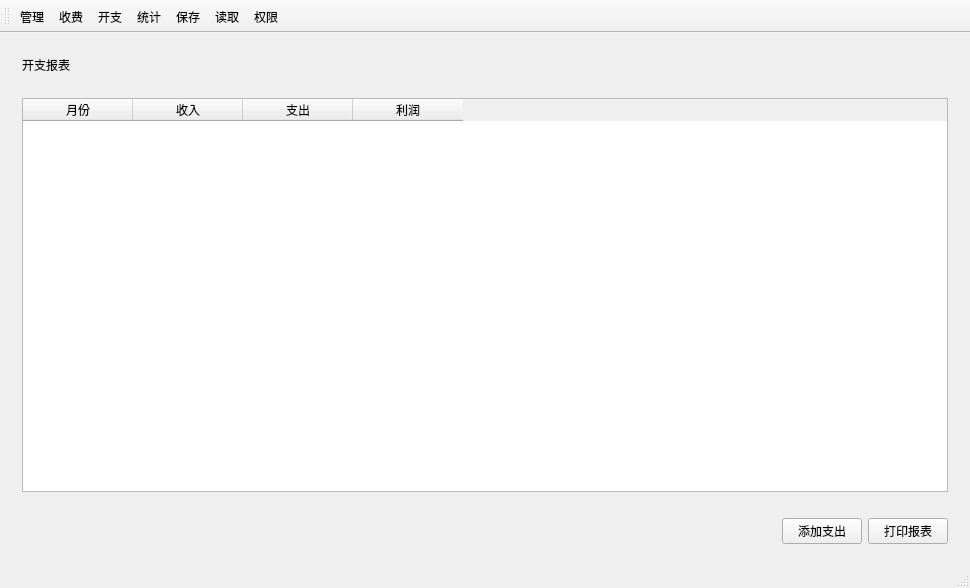
<?xml version="1.0" encoding="UTF-8"?>
<ui version="4.0">
 <class>MainWindow</class>
 <widget class="QMainWindow" name="MainWindow">
  <property name="geometry">
   <rect>
    <x>0</x>
    <y>0</y>
    <width>970</width>
    <height>588</height>
   </rect>
  </property>
  <property name="windowTitle">
   <string>美发店管理系统</string>
  </property>
  <widget class="QWidget" name="centralWidget">
   <property name="maximumSize">
    <size>
     <width>16777215</width>
     <height>16777215</height>
    </size>
   </property>
   <property name="autoFillBackground">
    <bool>false</bool>
   </property>
   <layout class="QVBoxLayout" name="verticalLayout_13">
    <item>
     <widget class="QStackedWidget" name="stackedWidget">
      <property name="currentIndex">
       <number>2</number>
      </property>
      <widget class="QWidget" name="page_0">
       <layout class="QHBoxLayout" name="horizontalLayout_13">
        <item>
         <widget class="QTabWidget" name="tabWidget">
          <property name="currentIndex">
           <number>0</number>
          </property>
          <widget class="QWidget" name="tab">
           <attribute name="title">
            <string>员工</string>
           </attribute>
           <layout class="QHBoxLayout" name="horizontalLayout_16">
            <item>
             <layout class="QHBoxLayout" name="horizontalLayout_5">
              <item>
               <layout class="QVBoxLayout" name="verticalLayout">
                <item>
                 <widget class="QTableView" name="tableView_mStaff">
                  <attribute name="horizontalHeaderMinimumSectionSize">
                   <number>70</number>
                  </attribute>
                 </widget>
                </item>
                <item>
                 <layout class="QHBoxLayout" name="horizontalLayout">
                  <item>
                   <widget class="QPushButton" name="btn_searchStaff">
                    <property name="text">
                     <string>查询</string>
                    </property>
                   </widget>
                  </item>
                  <item>
                   <widget class="QPushButton" name="btn_addStaff">
                    <property name="text">
                     <string>添加</string>
                    </property>
                   </widget>
                  </item>
                  <item>
                   <widget class="QPushButton" name="btn_deleteStaff">
                    <property name="text">
                     <string>删除</string>
                    </property>
                   </widget>
                  </item>
                 </layout>
                </item>
               </layout>
              </item>
              <item>
               <spacer name="verticalSpacer">
                <property name="orientation">
                 <enum>Qt::Vertical</enum>
                </property>
                <property name="sizeHint" stdset="0">
                 <size>
                  <width>13</width>
                  <height>432</height>
                 </size>
                </property>
               </spacer>
              </item>
              <item>
               <widget class="QTableView" name="tableView_mStaffHistory">
                <attribute name="horizontalHeaderMinimumSectionSize">
                 <number>70</number>
                </attribute>
               </widget>
              </item>
              <item>
               <layout class="QVBoxLayout" name="verticalLayout_2">
                <item>
                 <widget class="QLabel" name="label_5">
                  <property name="text">
                   <string>照片</string>
                  </property>
                 </widget>
                </item>
                <item>
                 <spacer name="verticalSpacer_2">
                  <property name="orientation">
                   <enum>Qt::Vertical</enum>
                  </property>
                  <property name="sizeHint" stdset="0">
                   <size>
                    <width>188</width>
                    <height>128</height>
                   </size>
                  </property>
                 </spacer>
                </item>
                <item>
                 <layout class="QGridLayout" name="gridLayout">
                  <item row="0" column="0">
                   <widget class="QLabel" name="label">
                    <property name="text">
                     <string>姓名</string>
                    </property>
                   </widget>
                  </item>
                  <item row="0" column="1" colspan="2">
                   <widget class="QLineEdit" name="lineEdit_mStaffName"/>
                  </item>
                  <item row="1" column="0">
                   <widget class="QLabel" name="label_2">
                    <property name="text">
                     <string>性别</string>
                    </property>
                   </widget>
                  </item>
                  <item row="1" column="1" colspan="2">
                   <widget class="QComboBox" name="comboBox_mStaffSex">
                    <item>
                     <property name="text">
                      <string>男</string>
                     </property>
                    </item>
                    <item>
                     <property name="text">
                      <string>女</string>
                     </property>
                    </item>
                   </widget>
                  </item>
                  <item row="2" column="0">
                   <widget class="QLabel" name="label_3">
                    <property name="text">
                     <string>工号</string>
                    </property>
                   </widget>
                  </item>
                  <item row="2" column="1" colspan="2">
                   <widget class="QLineEdit" name="lineEdit_mStaffNo"/>
                  </item>
                  <item row="3" column="0">
                   <widget class="QLabel" name="label_4">
                    <property name="text">
                     <string>电话</string>
                    </property>
                   </widget>
                  </item>
                  <item row="3" column="1" colspan="2">
                   <widget class="QLineEdit" name="lineEdit_mStaffPhone"/>
                  </item>
                  <item row="4" column="0">
                   <widget class="QLabel" name="label_27">
                    <property name="text">
                     <string>工资</string>
                    </property>
                   </widget>
                  </item>
                  <item row="4" column="1" colspan="2">
                   <widget class="QLineEdit" name="lineEdit_mStaffSalary"/>
                  </item>
                  <item row="5" column="0">
                   <widget class="QLabel" name="label_26">
                    <property name="text">
                     <string>工种</string>
                    </property>
                   </widget>
                  </item>
                  <item row="5" column="1" colspan="2">
                   <widget class="QComboBox" name="comboBox_mStaffProject">
                    <property name="editable">
                     <bool>true</bool>
                    </property>
                   </widget>
                  </item>
                  <item row="6" column="0" colspan="3">
                   <widget class="QPushButton" name="btn_editStaffInfo">
                    <property name="text">
                     <string>修改</string>
                    </property>
                   </widget>
                  </item>
                 </layout>
                </item>
               </layout>
              </item>
             </layout>
            </item>
           </layout>
          </widget>
          <widget class="QWidget" name="tab2">
           <attribute name="title">
            <string>顾客</string>
           </attribute>
           <layout class="QVBoxLayout" name="verticalLayout_15">
            <item>
             <layout class="QHBoxLayout" name="horizontalLayout_3">
              <item>
               <layout class="QVBoxLayout" name="verticalLayout_3">
                <item>
                 <widget class="QTableView" name="tableView_mVip">
                  <attribute name="horizontalHeaderMinimumSectionSize">
                   <number>70</number>
                  </attribute>
                 </widget>
                </item>
                <item>
                 <layout class="QHBoxLayout" name="horizontalLayout_4">
                  <item>
                   <widget class="QPushButton" name="btn_searchVip">
                    <property name="text">
                     <string>查询</string>
                    </property>
                   </widget>
                  </item>
                  <item>
                   <widget class="QPushButton" name="btn_addVip">
                    <property name="text">
                     <string>添加</string>
                    </property>
                   </widget>
                  </item>
                  <item>
                   <widget class="QPushButton" name="btn_deleteVip">
                    <property name="text">
                     <string>删除</string>
                    </property>
                   </widget>
                  </item>
                 </layout>
                </item>
               </layout>
              </item>
              <item>
               <spacer name="verticalSpacer_3">
                <property name="orientation">
                 <enum>Qt::Vertical</enum>
                </property>
                <property name="sizeHint" stdset="0">
                 <size>
                  <width>13</width>
                  <height>432</height>
                 </size>
                </property>
               </spacer>
              </item>
              <item>
               <widget class="QTableView" name="tableView_mVipHistory">
                <attribute name="horizontalHeaderMinimumSectionSize">
                 <number>70</number>
                </attribute>
               </widget>
              </item>
              <item>
               <layout class="QVBoxLayout" name="verticalLayout_4">
                <item>
                 <widget class="QLabel" name="label_6">
                  <property name="text">
                   <string>照片</string>
                  </property>
                 </widget>
                </item>
                <item>
                 <spacer name="verticalSpacer_4">
                  <property name="orientation">
                   <enum>Qt::Vertical</enum>
                  </property>
                  <property name="sizeHint" stdset="0">
                   <size>
                    <width>188</width>
                    <height>128</height>
                   </size>
                  </property>
                 </spacer>
                </item>
                <item>
                 <layout class="QGridLayout" name="gridLayout_2">
                  <item row="0" column="0">
                   <widget class="QLabel" name="label_10">
                    <property name="text">
                     <string>姓名</string>
                    </property>
                   </widget>
                  </item>
                  <item row="0" column="1" colspan="2">
                   <widget class="QLineEdit" name="lineEdit_mVipName"/>
                  </item>
                  <item row="1" column="0">
                   <widget class="QLabel" name="label_7">
                    <property name="text">
                     <string>性别</string>
                    </property>
                   </widget>
                  </item>
                  <item row="1" column="1" colspan="2">
                   <widget class="QComboBox" name="comboBox_mVipSex">
                    <item>
                     <property name="text">
                      <string>男</string>
                     </property>
                    </item>
                    <item>
                     <property name="text">
                      <string>女</string>
                     </property>
                    </item>
                   </widget>
                  </item>
                  <item row="2" column="0">
                   <widget class="QLabel" name="label_9">
                    <property name="text">
                     <string>卡号</string>
                    </property>
                   </widget>
                  </item>
                  <item row="2" column="1" colspan="2">
                   <widget class="QLineEdit" name="lineEdit_mVipNo"/>
                  </item>
                  <item row="3" column="0">
                   <widget class="QLabel" name="label_8">
                    <property name="text">
                     <string>电话</string>
                    </property>
                   </widget>
                  </item>
                  <item row="3" column="1" colspan="2">
                   <widget class="QLineEdit" name="lineEdit_mVipPhone"/>
                  </item>
                  <item row="4" column="0">
                   <widget class="QLabel" name="label_28">
                    <property name="text">
                     <string>消费</string>
                    </property>
                   </widget>
                  </item>
                  <item row="4" column="1" colspan="2">
                   <widget class="QLineEdit" name="lineEdit_mVipConsumption"/>
                  </item>
                  <item row="5" column="0" colspan="3">
                   <widget class="QPushButton" name="btn_editVipInfo">
                    <property name="text">
                     <string>修改</string>
                    </property>
                   </widget>
                  </item>
                 </layout>
                </item>
               </layout>
              </item>
             </layout>
            </item>
           </layout>
          </widget>
         </widget>
        </item>
       </layout>
      </widget>
      <widget class="QWidget" name="page_1">
       <layout class="QVBoxLayout" name="verticalLayout_5">
        <item>
         <layout class="QVBoxLayout" name="verticalLayout_8">
          <item>
           <layout class="QHBoxLayout" name="horizontalLayout_2">
            <item>
             <widget class="QLabel" name="label_11">
              <property name="text">
               <string>理发项目</string>
              </property>
             </widget>
            </item>
            <item>
             <widget class="QComboBox" name="cb_payPro">
              <property name="minimumSize">
               <size>
                <width>150</width>
                <height>0</height>
               </size>
              </property>
              <property name="currentText">
               <string/>
              </property>
              <property name="currentIndex">
               <number>-1</number>
              </property>
              <property name="maxVisibleItems">
               <number>10</number>
              </property>
             </widget>
            </item>
            <item>
             <widget class="QLabel" name="label_12">
              <property name="text">
               <string>会员卡号</string>
              </property>
             </widget>
            </item>
            <item>
             <widget class="QLineEdit" name="le_payCardNo">
              <property name="minimumSize">
               <size>
                <width>250</width>
                <height>0</height>
               </size>
              </property>
             </widget>
            </item>
            <item>
             <widget class="QPushButton" name="btn_addVip2">
              <property name="text">
               <string>注册会员</string>
              </property>
             </widget>
            </item>
           </layout>
          </item>
          <item>
           <spacer name="horizontalSpacer">
            <property name="orientation">
             <enum>Qt::Horizontal</enum>
            </property>
            <property name="sizeHint" stdset="0">
             <size>
              <width>758</width>
              <height>20</height>
             </size>
            </property>
           </spacer>
          </item>
          <item>
           <widget class="QTableWidget" name="tw_pay">
            <attribute name="horizontalHeaderDefaultSectionSize">
             <number>125</number>
            </attribute>
            <column>
             <property name="text">
              <string>项目名称</string>
             </property>
            </column>
            <column>
             <property name="text">
              <string>原价</string>
             </property>
            </column>
            <column>
             <property name="text">
              <string>折扣</string>
             </property>
            </column>
            <column>
             <property name="text">
              <string>理发师名</string>
             </property>
            </column>
            <column>
             <property name="text">
              <string>实价</string>
             </property>
            </column>
            <column>
             <property name="text">
              <string>删除</string>
             </property>
            </column>
           </widget>
          </item>
          <item>
           <spacer name="horizontalSpacer_3">
            <property name="orientation">
             <enum>Qt::Horizontal</enum>
            </property>
            <property name="sizeHint" stdset="0">
             <size>
              <width>758</width>
              <height>20</height>
             </size>
            </property>
           </spacer>
          </item>
          <item>
           <layout class="QHBoxLayout" name="horizontalLayout_7">
            <item>
             <spacer name="horizontalSpacer_2">
              <property name="orientation">
               <enum>Qt::Horizontal</enum>
              </property>
              <property name="sizeHint" stdset="0">
               <size>
                <width>578</width>
                <height>20</height>
               </size>
              </property>
             </spacer>
            </item>
            <item>
             <widget class="QLabel" name="label_13">
              <property name="text">
               <string>总价</string>
              </property>
             </widget>
            </item>
            <item>
             <widget class="QLineEdit" name="le_payAllCost"/>
            </item>
           </layout>
          </item>
          <item>
           <spacer name="horizontalSpacer_4">
            <property name="orientation">
             <enum>Qt::Horizontal</enum>
            </property>
            <property name="sizeHint" stdset="0">
             <size>
              <width>768</width>
              <height>18</height>
             </size>
            </property>
           </spacer>
          </item>
          <item>
           <layout class="QHBoxLayout" name="horizontalLayout_8">
            <item>
             <spacer name="horizontalSpacer_5">
              <property name="orientation">
               <enum>Qt::Horizontal</enum>
              </property>
              <property name="sizeHint" stdset="0">
               <size>
                <width>458</width>
                <height>20</height>
               </size>
              </property>
             </spacer>
            </item>
            <item>
             <widget class="QPushButton" name="btn_changeFare">
              <property name="text">
               <string>修改收费标准</string>
              </property>
             </widget>
            </item>
            <item>
             <widget class="QPushButton" name="btn_payPay">
              <property name="text">
               <string>付款</string>
              </property>
             </widget>
            </item>
           </layout>
          </item>
         </layout>
        </item>
       </layout>
      </widget>
      <widget class="QWidget" name="page_2">
       <layout class="QVBoxLayout" name="verticalLayout_10">
        <item>
         <layout class="QVBoxLayout" name="verticalLayout_9">
          <item>
           <layout class="QHBoxLayout" name="horizontalLayout_10">
            <item>
             <widget class="QLabel" name="label_14">
              <property name="text">
               <string>开支报表</string>
              </property>
             </widget>
            </item>
            <item>
             <spacer name="horizontalSpacer_6">
              <property name="orientation">
               <enum>Qt::Horizontal</enum>
              </property>
              <property name="sizeHint" stdset="0">
               <size>
                <width>658</width>
                <height>20</height>
               </size>
              </property>
             </spacer>
            </item>
           </layout>
          </item>
          <item>
           <spacer name="horizontalSpacer_7">
            <property name="orientation">
             <enum>Qt::Horizontal</enum>
            </property>
            <property name="sizeHint" stdset="0">
             <size>
              <width>748</width>
              <height>17</height>
             </size>
            </property>
           </spacer>
          </item>
          <item>
           <widget class="QTableWidget" name="tw_spendTable">
            <attribute name="horizontalHeaderDefaultSectionSize">
             <number>110</number>
            </attribute>
            <column>
             <property name="text">
              <string>月份</string>
             </property>
            </column>
            <column>
             <property name="text">
              <string>收入</string>
             </property>
            </column>
            <column>
             <property name="text">
              <string>支出</string>
             </property>
            </column>
            <column>
             <property name="text">
              <string>利润</string>
             </property>
            </column>
           </widget>
          </item>
          <item>
           <spacer name="horizontalSpacer_9">
            <property name="orientation">
             <enum>Qt::Horizontal</enum>
            </property>
            <property name="sizeHint" stdset="0">
             <size>
              <width>768</width>
              <height>20</height>
             </size>
            </property>
           </spacer>
          </item>
          <item>
           <layout class="QHBoxLayout" name="horizontalLayout_11">
            <item>
             <spacer name="horizontalSpacer_8">
              <property name="orientation">
               <enum>Qt::Horizontal</enum>
              </property>
              <property name="sizeHint" stdset="0">
               <size>
                <width>458</width>
                <height>20</height>
               </size>
              </property>
             </spacer>
            </item>
            <item>
             <widget class="QPushButton" name="btn_addSpend">
              <property name="text">
               <string>添加支出</string>
              </property>
             </widget>
            </item>
            <item>
             <widget class="QPushButton" name="btn_printForm">
              <property name="text">
               <string>打印报表</string>
              </property>
             </widget>
            </item>
           </layout>
          </item>
         </layout>
        </item>
       </layout>
      </widget>
      <widget class="QWidget" name="page_3">
       <layout class="QVBoxLayout" name="verticalLayout_6">
        <item>
         <widget class="QTabWidget" name="tabWidget_2">
          <property name="currentIndex">
           <number>1</number>
          </property>
          <widget class="QWidget" name="tab_2">
           <attribute name="title">
            <string>员工</string>
           </attribute>
           <layout class="QHBoxLayout" name="horizontalLayout_17">
            <item>
             <layout class="QHBoxLayout" name="horizontalLayout_6">
              <item>
               <layout class="QVBoxLayout" name="verticalLayout_12">
                <item>
                 <widget class="QTableView" name="tableView_sStaff">
                  <attribute name="horizontalHeaderMinimumSectionSize">
                   <number>65</number>
                  </attribute>
                 </widget>
                </item>
               </layout>
              </item>
              <item>
               <spacer name="verticalSpacer_5">
                <property name="orientation">
                 <enum>Qt::Vertical</enum>
                </property>
                <property name="sizeHint" stdset="0">
                 <size>
                  <width>13</width>
                  <height>432</height>
                 </size>
                </property>
               </spacer>
              </item>
              <item>
               <widget class="QTableView" name="tableView_sStaffHistory">
                <attribute name="horizontalHeaderMinimumSectionSize">
                 <number>70</number>
                </attribute>
               </widget>
              </item>
              <item>
               <layout class="QVBoxLayout" name="verticalLayout_7">
                <item>
                 <widget class="QLabel" name="label_15">
                  <property name="text">
                   <string>照片</string>
                  </property>
                 </widget>
                </item>
                <item>
                 <spacer name="verticalSpacer_6">
                  <property name="orientation">
                   <enum>Qt::Vertical</enum>
                  </property>
                  <property name="sizeHint" stdset="0">
                   <size>
                    <width>188</width>
                    <height>128</height>
                   </size>
                  </property>
                 </spacer>
                </item>
                <item>
                 <layout class="QGridLayout" name="gridLayout_3">
                  <item row="0" column="0">
                   <widget class="QLabel" name="label_19">
                    <property name="text">
                     <string>姓名</string>
                    </property>
                   </widget>
                  </item>
                  <item row="0" column="1">
                   <widget class="QLineEdit" name="lineEdit_sStaffName">
                    <property name="readOnly">
                     <bool>true</bool>
                    </property>
                   </widget>
                  </item>
                  <item row="3" column="0">
                   <widget class="QLabel" name="label_18">
                    <property name="text">
                     <string>工号</string>
                    </property>
                   </widget>
                  </item>
                  <item row="3" column="1">
                   <widget class="QLineEdit" name="lineEdit_sStaffNo">
                    <property name="enabled">
                     <bool>true</bool>
                    </property>
                    <property name="readOnly">
                     <bool>true</bool>
                    </property>
                   </widget>
                  </item>
                  <item row="4" column="0">
                   <widget class="QLabel" name="label_17">
                    <property name="text">
                     <string>电话</string>
                    </property>
                   </widget>
                  </item>
                  <item row="4" column="1">
                   <widget class="QLineEdit" name="lineEdit_sStaffPhone">
                    <property name="readOnly">
                     <bool>true</bool>
                    </property>
                   </widget>
                  </item>
                  <item row="5" column="0">
                   <widget class="QLabel" name="label_29">
                    <property name="text">
                     <string>工种</string>
                    </property>
                   </widget>
                  </item>
                  <item row="5" column="1">
                   <widget class="QComboBox" name="comboBox_sStaffProject">
                    <property name="enabled">
                     <bool>false</bool>
                    </property>
                    <item>
                     <property name="text">
                      <string>洗发</string>
                     </property>
                    </item>
                    <item>
                     <property name="text">
                      <string>理发</string>
                     </property>
                    </item>
                    <item>
                     <property name="text">
                      <string>烫发</string>
                     </property>
                    </item>
                   </widget>
                  </item>
                  <item row="6" column="0">
                   <widget class="QLabel" name="label_30">
                    <property name="text">
                     <string>工资</string>
                    </property>
                   </widget>
                  </item>
                  <item row="6" column="1">
                   <widget class="QLineEdit" name="lineEdit_sStaffSalary">
                    <property name="readOnly">
                     <bool>true</bool>
                    </property>
                   </widget>
                  </item>
                  <item row="2" column="1">
                   <widget class="QLineEdit" name="lineEdit_sStaffSex"/>
                  </item>
                  <item row="2" column="0">
                   <widget class="QLabel" name="label_16">
                    <property name="text">
                     <string>性别</string>
                    </property>
                   </widget>
                  </item>
                 </layout>
                </item>
               </layout>
              </item>
             </layout>
            </item>
           </layout>
          </widget>
          <widget class="QWidget" name="tab2_2">
           <attribute name="title">
            <string>顾客</string>
           </attribute>
           <layout class="QHBoxLayout" name="horizontalLayout_15">
            <item>
             <layout class="QHBoxLayout" name="horizontalLayout_12">
              <item>
               <layout class="QVBoxLayout" name="verticalLayout_14">
                <item>
                 <widget class="QTableView" name="tableView_sVip">
                  <attribute name="horizontalHeaderMinimumSectionSize">
                   <number>65</number>
                  </attribute>
                 </widget>
                </item>
               </layout>
              </item>
              <item>
               <spacer name="verticalSpacer_7">
                <property name="orientation">
                 <enum>Qt::Vertical</enum>
                </property>
                <property name="sizeHint" stdset="0">
                 <size>
                  <width>13</width>
                  <height>432</height>
                 </size>
                </property>
               </spacer>
              </item>
              <item>
               <widget class="QTableView" name="tableView_sVipHistory">
                <attribute name="horizontalHeaderMinimumSectionSize">
                 <number>70</number>
                </attribute>
               </widget>
              </item>
              <item>
               <layout class="QVBoxLayout" name="verticalLayout_11">
                <item>
                 <widget class="QLabel" name="label_20">
                  <property name="text">
                   <string>照片</string>
                  </property>
                 </widget>
                </item>
                <item>
                 <spacer name="verticalSpacer_8">
                  <property name="orientation">
                   <enum>Qt::Vertical</enum>
                  </property>
                  <property name="sizeHint" stdset="0">
                   <size>
                    <width>188</width>
                    <height>128</height>
                   </size>
                  </property>
                 </spacer>
                </item>
                <item>
                 <layout class="QGridLayout" name="gridLayout_4">
                  <item row="0" column="0">
                   <widget class="QLabel" name="label_24">
                    <property name="text">
                     <string>姓名</string>
                    </property>
                   </widget>
                  </item>
                  <item row="0" column="1">
                   <widget class="QLineEdit" name="lineEdit_sVipName">
                    <property name="readOnly">
                     <bool>true</bool>
                    </property>
                   </widget>
                  </item>
                  <item row="1" column="0">
                   <widget class="QLabel" name="label_21">
                    <property name="text">
                     <string>性别</string>
                    </property>
                   </widget>
                  </item>
                  <item row="1" column="1">
                   <widget class="QLineEdit" name="lineEdit_sVipSex">
                    <property name="readOnly">
                     <bool>true</bool>
                    </property>
                   </widget>
                  </item>
                  <item row="2" column="0">
                   <widget class="QLabel" name="label_23">
                    <property name="text">
                     <string>卡号</string>
                    </property>
                   </widget>
                  </item>
                  <item row="2" column="1">
                   <widget class="QLineEdit" name="lineEdit_sVipNo">
                    <property name="readOnly">
                     <bool>true</bool>
                    </property>
                   </widget>
                  </item>
                  <item row="3" column="0">
                   <widget class="QLabel" name="label_22">
                    <property name="text">
                     <string>电话</string>
                    </property>
                   </widget>
                  </item>
                  <item row="3" column="1">
                   <widget class="QLineEdit" name="lineEdit_sVipPhone">
                    <property name="readOnly">
                     <bool>true</bool>
                    </property>
                   </widget>
                  </item>
                  <item row="4" column="0">
                   <widget class="QLabel" name="label_31">
                    <property name="text">
                     <string>消费</string>
                    </property>
                   </widget>
                  </item>
                  <item row="4" column="1">
                   <widget class="QLineEdit" name="lineEdit_sVipConsumption">
                    <property name="readOnly">
                     <bool>true</bool>
                    </property>
                   </widget>
                  </item>
                 </layout>
                </item>
               </layout>
              </item>
             </layout>
            </item>
           </layout>
          </widget>
         </widget>
        </item>
       </layout>
      </widget>
      <widget class="QWidget" name="page_4">
       <layout class="QVBoxLayout" name="verticalLayout_17">
        <item>
         <layout class="QVBoxLayout" name="verticalLayout_16">
          <item>
           <layout class="QHBoxLayout" name="horizontalLayout_9">
            <item>
             <widget class="QLabel" name="label_25">
              <property name="text">
               <string>管理员表</string>
              </property>
             </widget>
            </item>
            <item>
             <spacer name="horizontalSpacer_10">
              <property name="orientation">
               <enum>Qt::Horizontal</enum>
              </property>
              <property name="sizeHint" stdset="0">
               <size>
                <width>288</width>
                <height>20</height>
               </size>
              </property>
             </spacer>
            </item>
            <item>
             <widget class="QPushButton" name="btn_deleteUser">
              <property name="text">
               <string>删除选中行</string>
              </property>
             </widget>
            </item>
            <item>
             <widget class="QPushButton" name="btn_addUser">
              <property name="text">
               <string>添加</string>
              </property>
             </widget>
            </item>
           </layout>
          </item>
          <item>
           <widget class="QTableWidget" name="tableWidget_powerTable">
            <property name="enabled">
             <bool>true</bool>
            </property>
            <attribute name="horizontalHeaderDefaultSectionSize">
             <number>120</number>
            </attribute>
            <column>
             <property name="text">
              <string>账号</string>
             </property>
            </column>
            <column>
             <property name="text">
              <string>权限类型</string>
             </property>
            </column>
            <column>
             <property name="text">
              <string/>
             </property>
            </column>
           </widget>
          </item>
         </layout>
        </item>
       </layout>
      </widget>
     </widget>
    </item>
   </layout>
  </widget>
  <widget class="QMenuBar" name="menuBar">
   <property name="geometry">
    <rect>
     <x>0</x>
     <y>0</y>
     <width>970</width>
     <height>17</height>
    </rect>
   </property>
  </widget>
  <widget class="QToolBar" name="mainToolBar">
   <attribute name="toolBarArea">
    <enum>TopToolBarArea</enum>
   </attribute>
   <attribute name="toolBarBreak">
    <bool>false</bool>
   </attribute>
   <addaction name="management"/>
   <addaction name="pay"/>
   <addaction name="spend"/>
   <addaction name="statistics"/>
   <addaction name="save"/>
   <addaction name="load"/>
   <addaction name="power"/>
  </widget>
  <widget class="QStatusBar" name="statusBar"/>
  <action name="management">
   <property name="text">
    <string>管理</string>
   </property>
  </action>
  <action name="pay">
   <property name="text">
    <string>收费</string>
   </property>
  </action>
  <action name="spend">
   <property name="text">
    <string>开支</string>
   </property>
  </action>
  <action name="statistics">
   <property name="text">
    <string>统计</string>
   </property>
  </action>
  <action name="save">
   <property name="text">
    <string>保存</string>
   </property>
  </action>
  <action name="load">
   <property name="text">
    <string>读取</string>
   </property>
  </action>
  <action name="power">
   <property name="text">
    <string>权限</string>
   </property>
  </action>
 </widget>
 <layoutdefault spacing="6" margin="11"/>
 <resources/>
 <connections/>
</ui>
